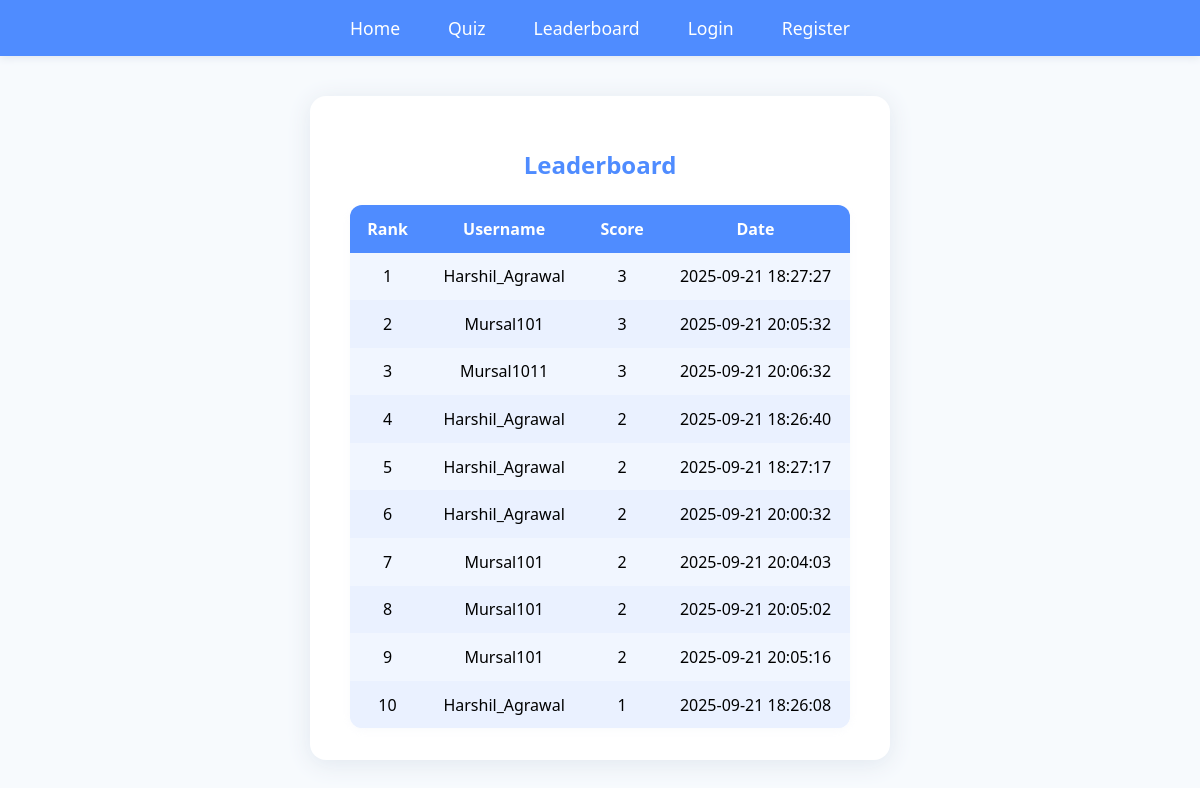
The app's page /leaderboard with its own data.
### tables this page shows
CREATE TABLE scores (
            id INTEGER PRIMARY KEY AUTOINCREMENT,
            user_id INTEGER,
            score INTEGER,
            timestamp DATETIME DEFAULT CURRENT_TIMESTAMP,
            FOREIGN KEY(user_id) REFERENCES users(id)
        );

CREATE TABLE users (
            id INTEGER PRIMARY KEY AUTOINCREMENT,
            username TEXT UNIQUE NOT NULL,
            password TEXT NOT NULL
        );

### app.py (the view)
@app.route('/leaderboard')
def leaderboard():
    db = get_db()
    rows = query_db('''SELECT users.username, scores.score, scores.timestamp FROM scores JOIN users ON scores.user_id = users.id ORDER BY score DESC, timestamp ASC LIMIT 10''')
    return render_template('leaderboard.html', rows=rows)

### app.py (called while the page is built)
def get_db():
    db = getattr(g, '_database', None)
    if db is None:
        db = g._database = sqlite3.connect(DATABASE)
    return db

def query_db(query, args=(), one=False):
    cur = get_db().execute(query, args)
    rv = cur.fetchall()
    cur.close()
    return (rv[0] if rv else None) if one else rv

@app.teardown_appcontext
def close_connection(exception):
    db = getattr(g, '_database', None)
    if db is not None:
        db.close()

### quiz-app/templates/leaderboard.html
{% extends 'base.html' %}
{% block content %}
<h2>Leaderboard</h2>
<table class="leaderboard">
    <thead>
        <tr><th>Rank</th><th>Username</th><th>Score</th><th>Date</th></tr>
    </thead>
    <tbody>
        {% for row in rows %}
        <tr>
            <td>{{ loop.index }}</td>
            <td>{{ row[0] }}</td>
            <td>{{ row[1] }}</td>
            <td>{{ row[2][:19].replace('T', ' ') }}</td>
        </tr>
        {% endfor %}
    </tbody>
</table>
{% endblock %}

### quiz-app/templates/base.html (shortened to what this page needs)
<!DOCTYPE html>
<html lang="en">
<head>
    <link rel="stylesheet" href="{{ url_for('static', filename='style.css') }}">
</head>
<body>
    <header>
        <nav>
            <a href="{{ url_for('index') }}">Home</a>
            <a href="{{ url_for('quiz') }}">Quiz</a>
            <a href="{{ url_for('leaderboard') }}">Leaderboard</a>
            {% if session.get('user_id') %}
                <span>Welcome, {{ session['username'] }}!</span>
                <a href="{{ url_for('logout') }}">Logout</a>
            {% else %}
                <a href="{{ url_for('login') }}">Login</a>
                <a href="{{ url_for('register') }}">Register</a>
            {% endif %}
        </nav>
    </header>
    <main class="container">
        {% block content %}{% endblock %}
    </main>
</body>
</html>

### quiz-app/static/style.css (style rules this page uses)
body { background: #f7fafd; font-family: 'Segoe UI', Arial, sans-serif; margin: 0; padding: 0; }
header { background: #4f8cff; color: #fff; padding: 1rem 0; box-shadow: 0 2px 8px #e0e7ef; }
nav { display: flex; justify-content: center; gap: 2rem; align-items: center; }
nav a, nav span { color: #fff; text-decoration: none; font-weight: 500; font-size: 1.1rem; margin: 0 0.5rem; }
.container { max-width: 500px; margin: 2.5rem auto; background: #fff; border-radius: 16px; box-shadow: 0 4px 24px #e0e7ef; padding: 2rem 2.5rem; }
h1, h2 { text-align: center; color: #4f8cff; }
.leaderboard { width: 100%; border-collapse: collapse; margin-top: 1.5rem; background: #f1f6ff; border-radius: 12px; overflow: hidden; box-shadow: 0 2px 8px #e0e7ef33; }
.leaderboard th, .leaderboard td { padding: 0.8rem 1rem; text-align: center; }
.leaderboard th { background: #4f8cff; color: #fff; }
.leaderboard tr:nth-child(even) { background: #eaf1ff; }

### records on screen
scores: username "Harshil_Agrawal", score "3", timestamp "2025-09-21 18:27:27"
scores: username "Mursal101", score "3", timestamp "2025-09-21 20:05:32"
scores: username "Mursal1011", score "3", timestamp "2025-09-21 20:06:32"
scores: username "Harshil_Agrawal", score "2", timestamp "2025-09-21 18:26:40"
scores: username "Harshil_Agrawal", score "2", timestamp "2025-09-21 18:27:17"
scores: username "Harshil_Agrawal", score "2", timestamp "2025-09-21 20:00:32"
scores: username "Mursal101", score "2", timestamp "2025-09-21 20:04:03"
scores: username "Mursal101", score "2", timestamp "2025-09-21 20:05:02"
scores: username "Mursal101", score "2", timestamp "2025-09-21 20:05:16"
scores: username "Harshil_Agrawal", score "1", timestamp "2025-09-21 18:26:08"
